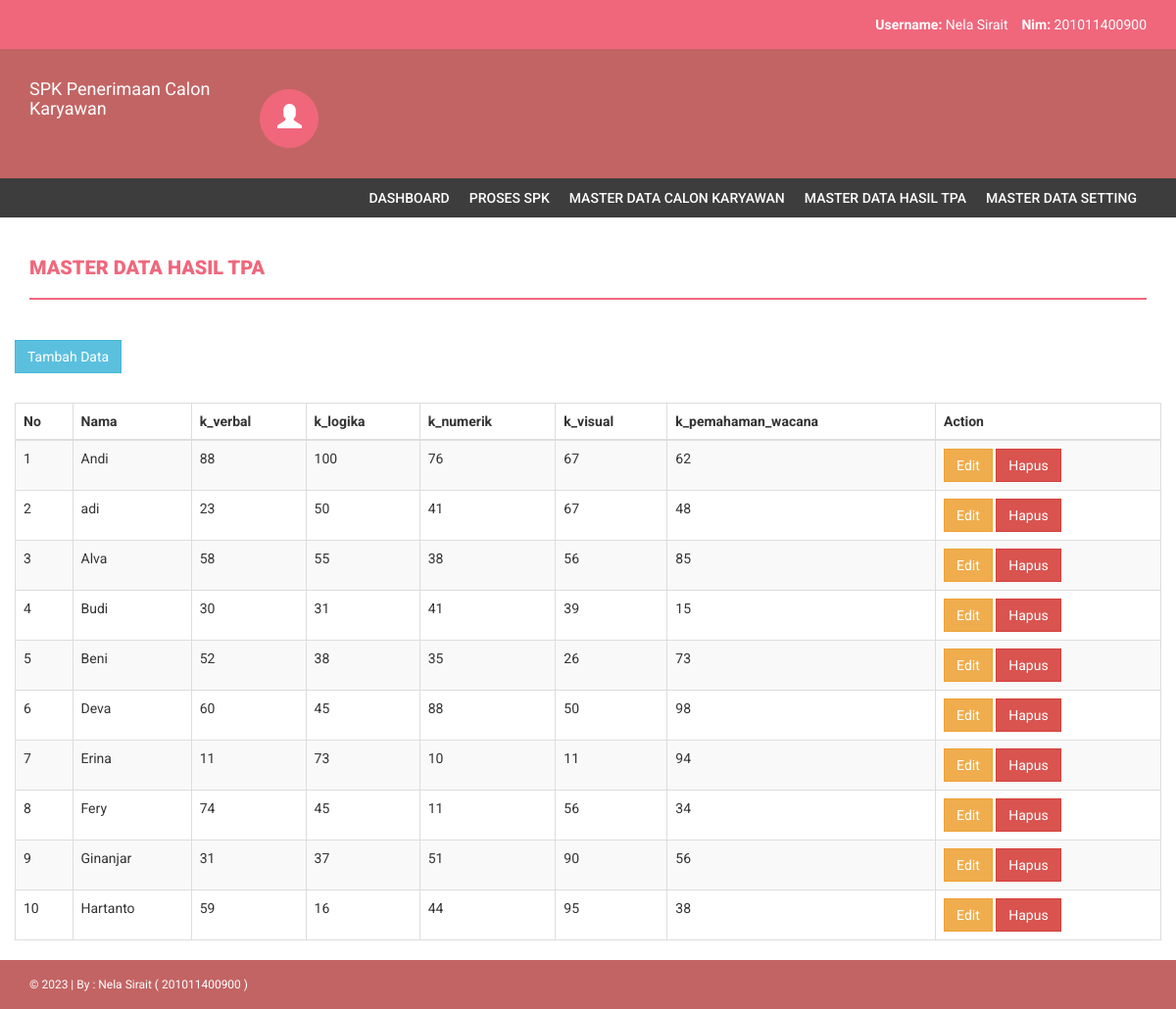
Page /tpa_show.php (signed in) on the committed database.
### tables this page shows
CREATE TABLE `kriteria` (
  `id_kriteria` int(11) NOT NULL,
  `kriteria` varchar(32) DEFAULT NULL,
  `bobot` float(5,2) DEFAULT NULL,
  `type` varchar(12) DEFAULT NULL
);

CREATE TABLE `hasil_tpa` (
  `id_test` int(11) NOT NULL,
  `id_calon_kr` int(11) DEFAULT NULL,
  `k_verbal` int(11) DEFAULT NULL,
  `k_logika` int(11) DEFAULT NULL,
  `k_numerik` int(11) DEFAULT NULL,
  `k_visual` int(11) DEFAULT NULL,
  `k_pemahaman_wacana` int(11) DEFAULT NULL
);

CREATE TABLE `calon_karyawan` (
  `id_calon_kr` int(11) NOT NULL,
  `nama` varchar(64) DEFAULT NULL,
  `foto` varchar(64) DEFAULT NULL,
  `ttl` date DEFAULT NULL,
  `skill` text,
  `pengalaman` text
);

### db/db_config.php (called while the page is built, shortened)
<?php
	class database extends PDO{
		protected $dsn = 'mysql:host=localhost;dbname=db_spk';
		protected $dsu = 'root';
		protected $dsp = '';
		private $cmd = '';
		function __construct(){
			try {
				$this->db = new PDO($this->dsn,$this->dsu,$this->dsp);
			} catch (PDOException $e) {
				echo $e->getMessage();
			}
		}
		function select($c,$t){
			$this->cmd = "select $c from $t";
			return $this;
		}
		function where($params){
			$this->cmd .= " where $params";
			return $this;
		}
		function get(){
			$q = $this->db->prepare($this->cmd);
			$q->execute();
			return $q->fetchAll();
		}
	}
?>

### tpa_show.php (the view, shortened to what this page needs)
<?php include 'partials/header.php';?>
    <div class="content">
        <div class="container">
            <div class="row">
                <div class="col-md-12">
                    <br>
                    <h4 class="page-head-line">Master Data Hasil TPA</h4>
                </div>
            </div>
            <div class="row">
                <div class="col-md-12">
                </div>
            </div>
            <div class="row">
                <div><a href="input_tpa.php" class="btn btn-info">Tambah Data</a></div>
                <br>
                <div class="table-responsive">
                    <table class="table table-striped table-bordered">
                        <thead>
                            <tr>
                                <th>No</th>
                                <th>Nama</th>
                                <?php foreach ($db->select('kriteria','kriteria')->get() as $kr ): ?>
                                <th><?= $kr['kriteria']?></th>
                                <?php endforeach ?>
                                <th>Action</th>
                            </tr>
                        </thead>
                        <tbody>
                            <?php $no=1; foreach($db->select('calon_karyawan.id_calon_kr,calon_karyawan.nama,hasil_tpa.*','calon_karyawan,hasil_tpa')->where('calon_karyawan.id_calon_kr=hasil_tpa.id_calon_kr')->get() as $data): ?>
                            <tr>
                                <td><?= $no;?></td>
                                <td><?= $data['nama']?></td>
                                <?php foreach ($db->select('kriteria','kriteria')->get() as $k): ?>
                                <td><?= $data[$k['kriteria']]?></td>
                                <?php endforeach ?>
                                <td>
                                    <a class="btn btn-warning" href="edit_tpa.php?id=<?php echo $data[0]?>">Edit</a>
                                    <a class="btn btn-danger" href="model/do_delete_tpa.php?id=<?php echo $data[0]?>">Hapus</a>
                                </td>
                            </tr>
                            <?php $no++; endforeach; ?>
                        </tbody>
                    </table>
                </div>
            </div>
        </div>
    </div>
<?php include 'partials/footer.php'; ?>

### assets/css/style.css (style rules this page uses)
body { font-family: 'Roboto', sans-serif; line-height: 30px; }
.page-head-line { font-weight: 900; padding-bottom: 20px; border-bottom: 2px solid #F0677C; text-transform: uppercase; color: #F0677C; font-size: 20px; margin-bottom: 40px; }
.btn { border-radius: 0px; -webkit-border-radius: 0px; -moz-border-radius: 0px; }

### rows in the picture
kriteria: kriteria "k_verbal", kriteria.k_verbal "88", kriteria.k_verbal "23", kriteria.k_verbal "58", kriteria.k_verbal "30", kriteria.k_verbal "52", kriteria.k_verbal "60", kriteria.k_verbal "11", kriteria.k_verbal "74", kriteria.k_verbal "31", kriteria.k_verbal "59"
kriteria: kriteria "k_logika", kriteria.k_logika "100", kriteria.k_logika "50", kriteria.k_logika "55", kriteria.k_logika "31", kriteria.k_logika "38", kriteria.k_logika "45", kriteria.k_logika "73", kriteria.k_logika "37", kriteria.k_logika "16"
kriteria: kriteria "k_numerik", kriteria.k_numerik "76", kriteria.k_numerik "41", kriteria.k_numerik "38", kriteria.k_numerik "35", kriteria.k_numerik "88", kriteria.k_numerik "10", kriteria.k_numerik "11", kriteria.k_numerik "51", kriteria.k_numerik "44"
kriteria: kriteria "k_visual", kriteria.k_visual "67", kriteria.k_visual "56", kriteria.k_visual "39", kriteria.k_visual "26", kriteria.k_visual "50", kriteria.k_visual "11", kriteria.k_visual "90", kriteria.k_visual "95"
kriteria: kriteria "k_pemahaman_wacana", kriteria.k_pemahaman_wacana "62", kriteria.k_pemahaman_wacana "48", kriteria.k_pemahaman_wacana "85", kriteria.k_pemahaman_wacana "15", kriteria.k_pemahaman_wacana "73", kriteria.k_pemahaman_wacana "98", kriteria.k_pemahaman_wacana "94", kriteria.k_pemahaman_wacana "34", kriteria.k_pemahaman_wacana "56", kriteria.k_pemahaman_wacana "38"
hasil_tpa: id_calon_kr.nama "Andi"
hasil_tpa: id_calon_kr.nama "adi"
hasil_tpa: id_calon_kr.nama "Alva"
hasil_tpa: id_calon_kr.nama "Budi"
hasil_tpa: id_calon_kr.nama "Beni"
hasil_tpa: id_calon_kr.nama "Deva"
hasil_tpa: id_calon_kr.nama "Erina"
hasil_tpa: id_calon_kr.nama "Fery"
hasil_tpa: id_calon_kr.nama "Ginanjar"
hasil_tpa: id_calon_kr.nama "Hartanto"
